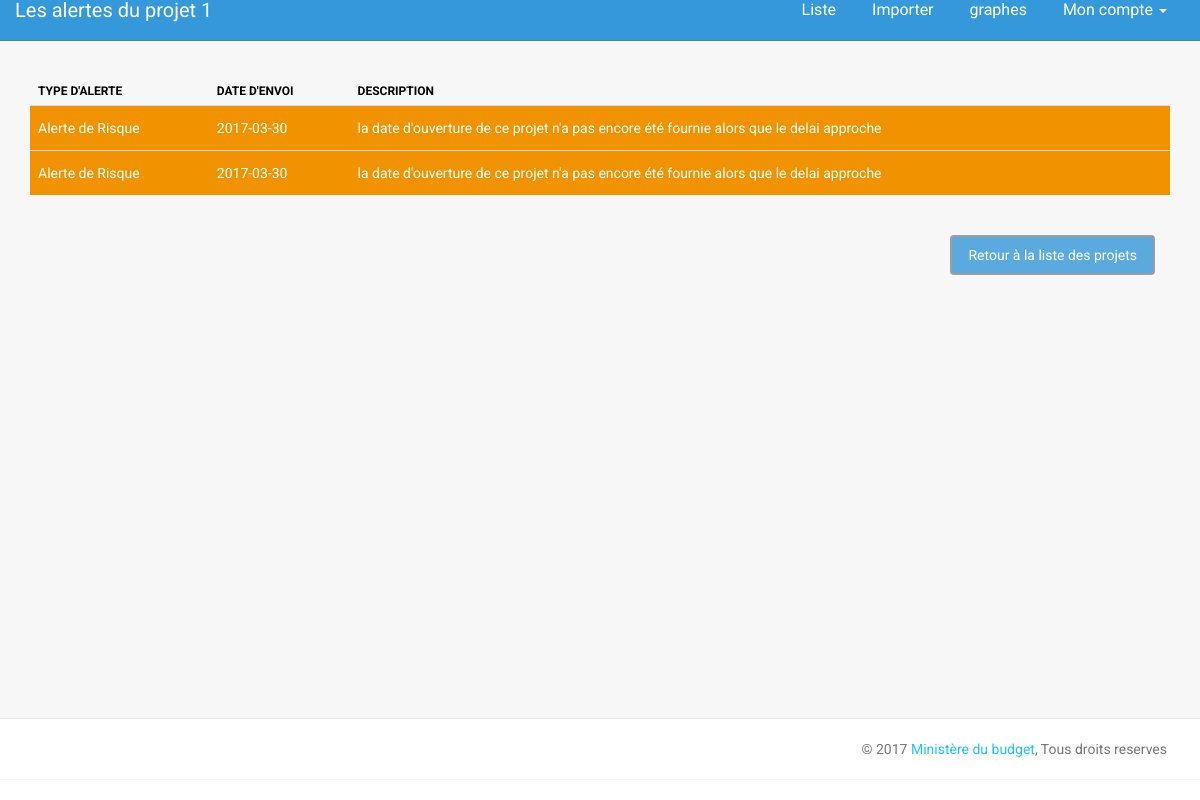
Screenshot of /alertes.php?projet=1 with the database file from the repository.
### tables this page shows
CREATE TABLE IF NOT EXISTS `alert` (
  `idAlert` int(11) NOT NULL AUTO_INCREMENT,
  `dateAlert` date NOT NULL,
  `typeAlert` int(2) NOT NULL,
  `idProjet` int(11) NOT NULL,
  `messageAlert` varchar(250) NOT NULL,
  PRIMARY KEY (`idAlert`)
);

### bd/CRUD.php (called while the page is built, shortened)
<?php
class CRUD{
	private $bdd ;
	public function setDb($p) {
			$this -> bdd = $p ;
		}
		public function selectAlertByIdProjet($id) {
			$id = htmlspecialchars($id);
			$requete = $this -> bdd ->prepare('SELECT * FROM Alert
												WHERE idProjet = :id
												');
			$requete->execute(array(
							'id' => $id
							));
			$results = array();
				if($requete ->rowCount() > 0){
					while($tmp = $requete -> fetch()){
						$results[] = new Alert($tmp);
				}
				return $results;
			}else return null;
		}
}
?>

### bd/Alert.php (called while the page is built, shortened)
<?php
class Alert {
	private $dateAlert ;
	private $typeAlert ;
	private $messageAlert ;
	public function  getDateAlert  () { return $this -> dateAlert ; }
	public function  getTypeAlert  () { return $this -> typeAlert ; }
	public function  getMessageAlert  () { return $this -> messageAlert ; }
	public function  setDateAlert ($p) { $this -> dateAlert = $p ; }
	public function  setTypeAlert ($p) { $this -> typeAlert = $p ; }
	public function  setMessageAlert ($p) { $this -> messageAlert = $p ; }
	public function hydrate(array $tab) {
		foreach ($tab as $cle => $valeur){
				$methode = 'set'.ucfirst($cle);
			}
	}
}
?>

### alertes.php (the view, shortened to what this page needs)
<!doctype html>
<html lang="en">
<head>
    <link href="assets/css/bootstrap.min.css" rel="stylesheet" />
    <link href="assets/css/animate.min.css" rel="stylesheet"/>
    <link href="assets/css/light-bootstrap-dashboard.css" rel="stylesheet"/>
    <link href="http://maxcdn.bootstrapcdn.com/font-awesome/4.2.0/css/font-awesome.min.css" rel="stylesheet">
    <link href="assets/css/pe-icon-7-stroke.css" rel="stylesheet" />
</head>
<body style='margin-bottom:0px;'>
<div class="wrapper">
    <div class="main-panel">
		   <?php
			require_once('inc/menu.top.php');
            require_once('bd/Alert.php');
			require_once('bd/connection_bd.php');
			require_once('bd/CRUD.php');
            require_once('bd/fonctions.inc.php');
            $obj_bdd = new CRUD ($bdd);
            ?>
        <div class="content">
		   <div class="container-fluid center " >
		<?php
           $results = $obj_bdd -> selectAlertByIdProjet($_SESSION['idProjet']) ;
           if($results != null) {
            echo "
               <table class='table'>
                <thead>
                <tr>
                    <th>Type d'alerte</th>
                    <th>Date d'envoi</th>
                    <th>Description</th>
                </tr>
                </thead>
                <tbody>
                ";
               foreach($results AS $alert) {
                   $typeAlert = $alert -> getTypeAlert();
                   $dateAlert = $alert -> getDateAlert() ;
                   $messageAlert = 	$alert -> getMessageAlert() ;
                   $class = "";
                   $type = "";
                   if($typeAlert == 1) {
                       $class = "alert" ;
                       $type = "Alerte de Risque" ;
                   }elseif ($typeAlert == 2){
                       $class = "depasser" ;
                       $type = "Alerte de Depassement" ;
                   }
                   echo "
                        <tr class='$class'>
                            <td> $type </td>
                            <td> $dateAlert </td>
                            <td> $messageAlert </td>
                        </tr>
                    ";
               }
            echo"
              </tbody>
            </table>
            ";
           } else {
             echo"
               <div class='col-lg-12 center' style = 'margin-top: 20px;'>
                <p>pas d'alertes pour ce projet, tout est dans les normes !</p>
		       </div>
               ";
           }
		?>
          <div class="col-lg-12 center" style = 'margin-top: 20px;'>
		     <a href='data.php'  class="btn btn-info pull-right" style ="margin-left:10px;">Retour à la liste des projets</a>
          </div>
		</div>
        </div>
	    <?php
		require_once('inc/footer.inc.php');
		?>
    </div>
</div>
</body>
</html>

### rows the page displays
alert: typeAlert "Alerte de Risque", dateAlert "2017-03-30", messageAlert "la date d'ouverture de ce projet n'a pas encore été fournie alors que le delai approche"
alert: typeAlert "Alerte de Risque", dateAlert "2017-03-30", messageAlert "la date d'ouverture de ce projet n'a pas encore été fournie alors que le delai approche"

### other values shown
$page_title "Les alertes du projet 1"
